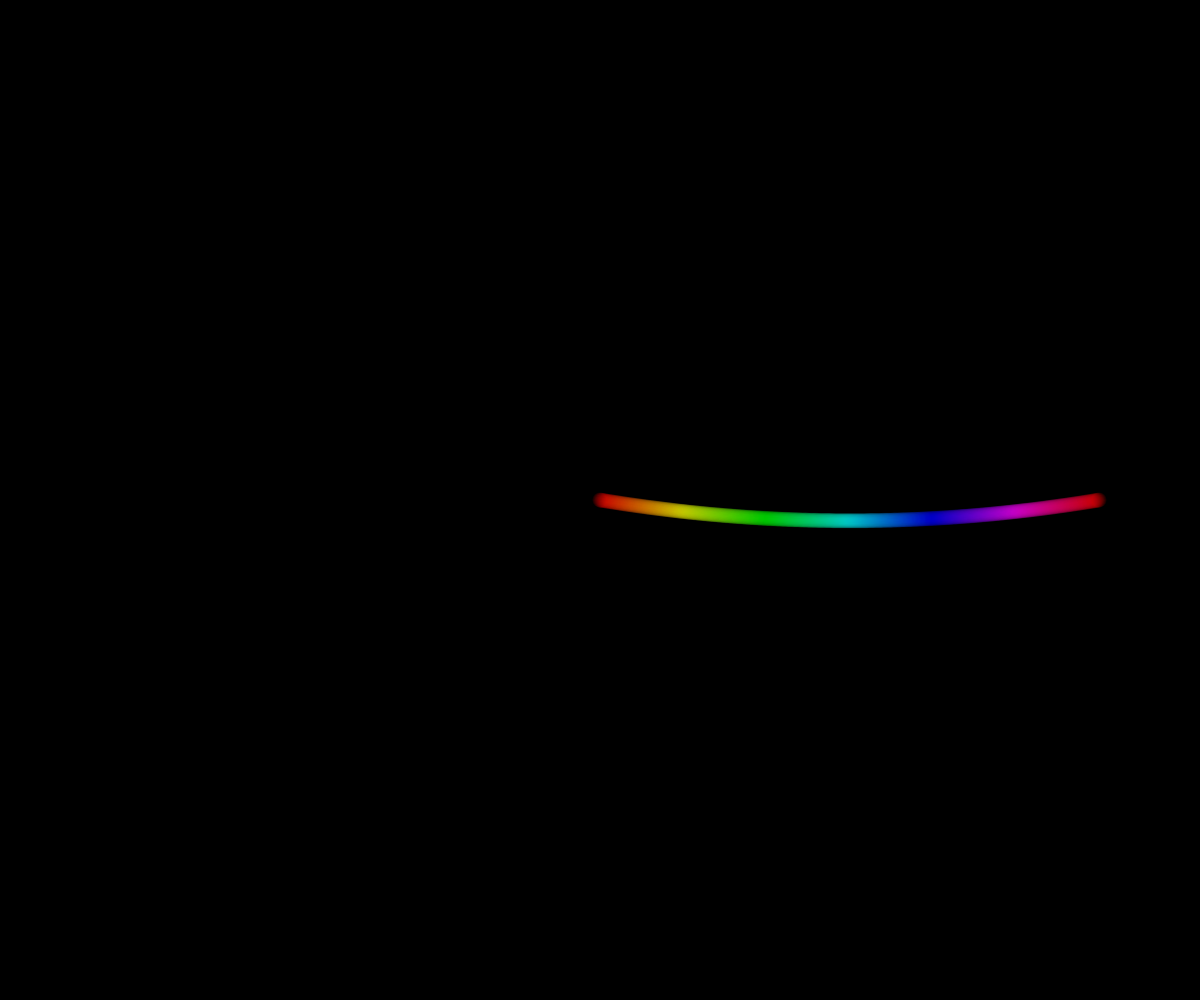
Frame 1 (no input)
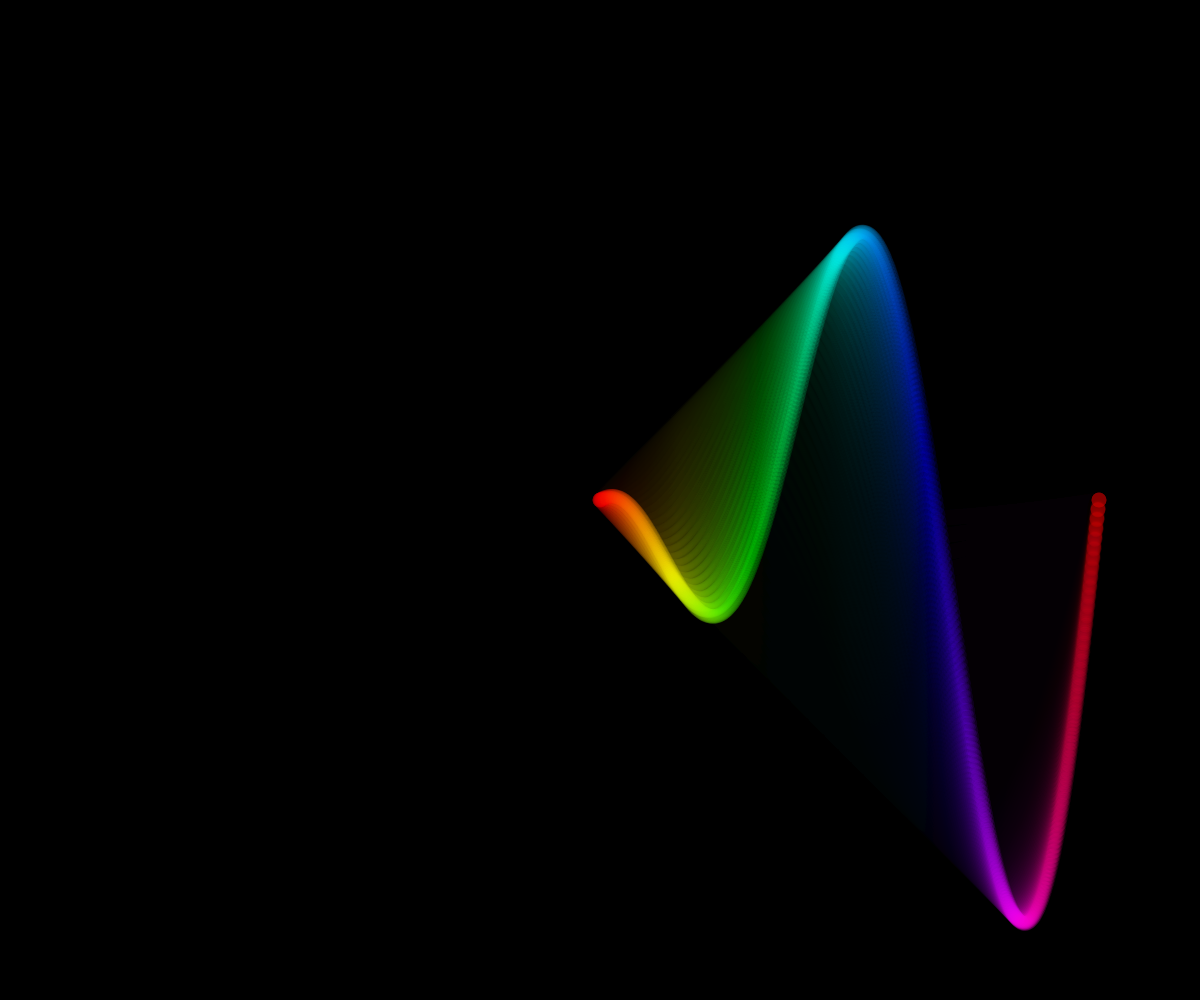
Frame 60 (no input)
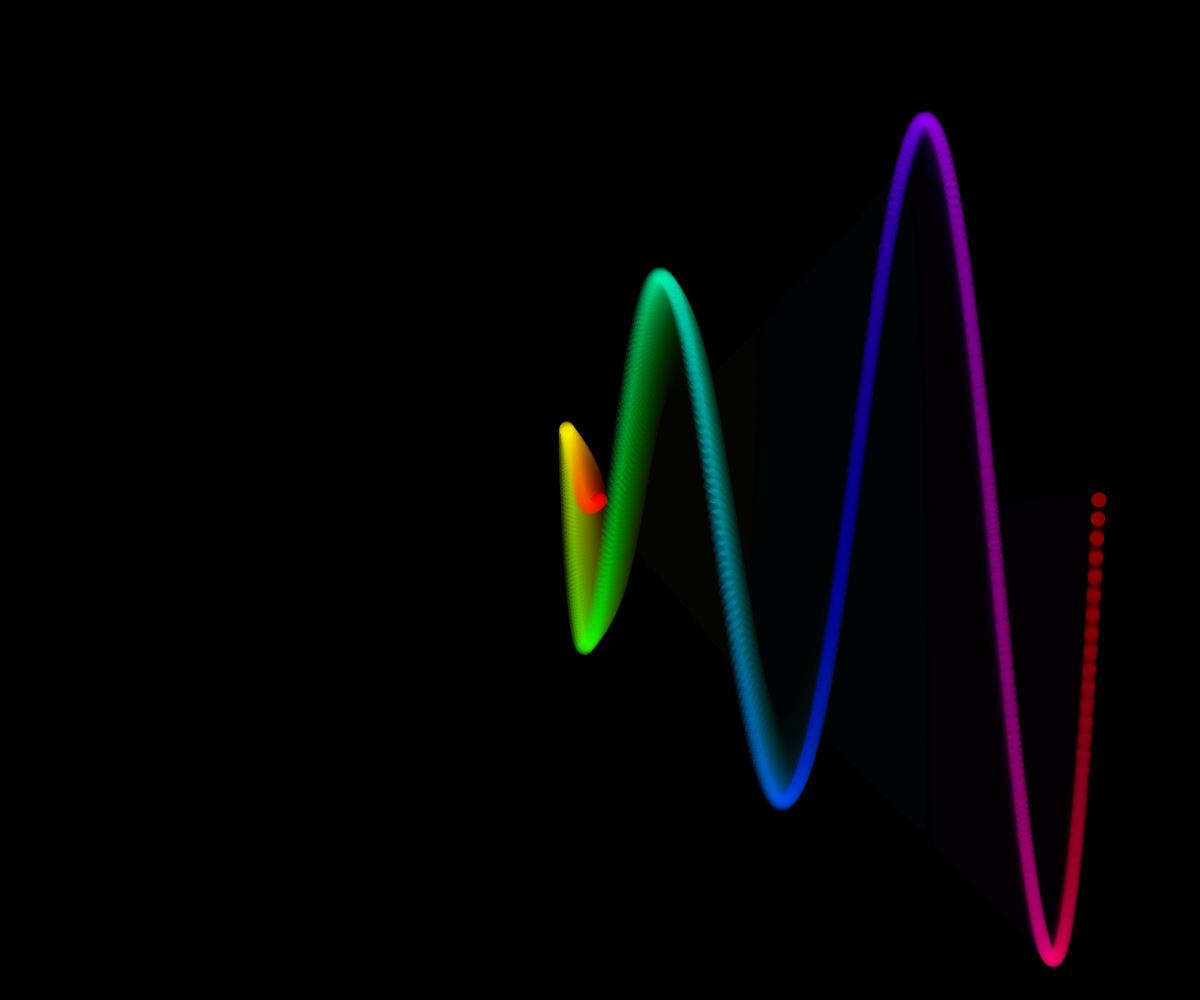
Frame 120 (the mouse pressed at the canvas centre since frame 60)

The p5.js sketch that drew these frames (run headless with seeded random() and noise() and a simulated clock; from frame 60 on, the mouse is pressed at the canvas centre):

// p5.js sketch
// ── sketch.js
var particles, fr = 50;
function setup() {
  var cnv = createCanvas(windowWidth, windowHeight);
  cnv.id("cool_canvas");
  colorMode(HSB,360,100,100);
  background(0,0,0);
  strokeWeight(15);
  frameRate(fr);
  particles = min(width, height) / 2;
}
function draw(){
  translate(width/2, height/2);
  var t = frameCount * 1.0 / fr;
  // FADE
  fill(0,0.1);
  noStroke();
  rect(-width/2, -height/2, width, height);
  noFill();
  
  for(var i=0; i<particles ; i++){
    stroke(360*i/particles, 100, 100, 0.1);
    var k = (particles - i - 1) * t / 60;
    point(
      i*cos(k*sin(t/20)),
      i*sin(k)
    );
  }
} 
